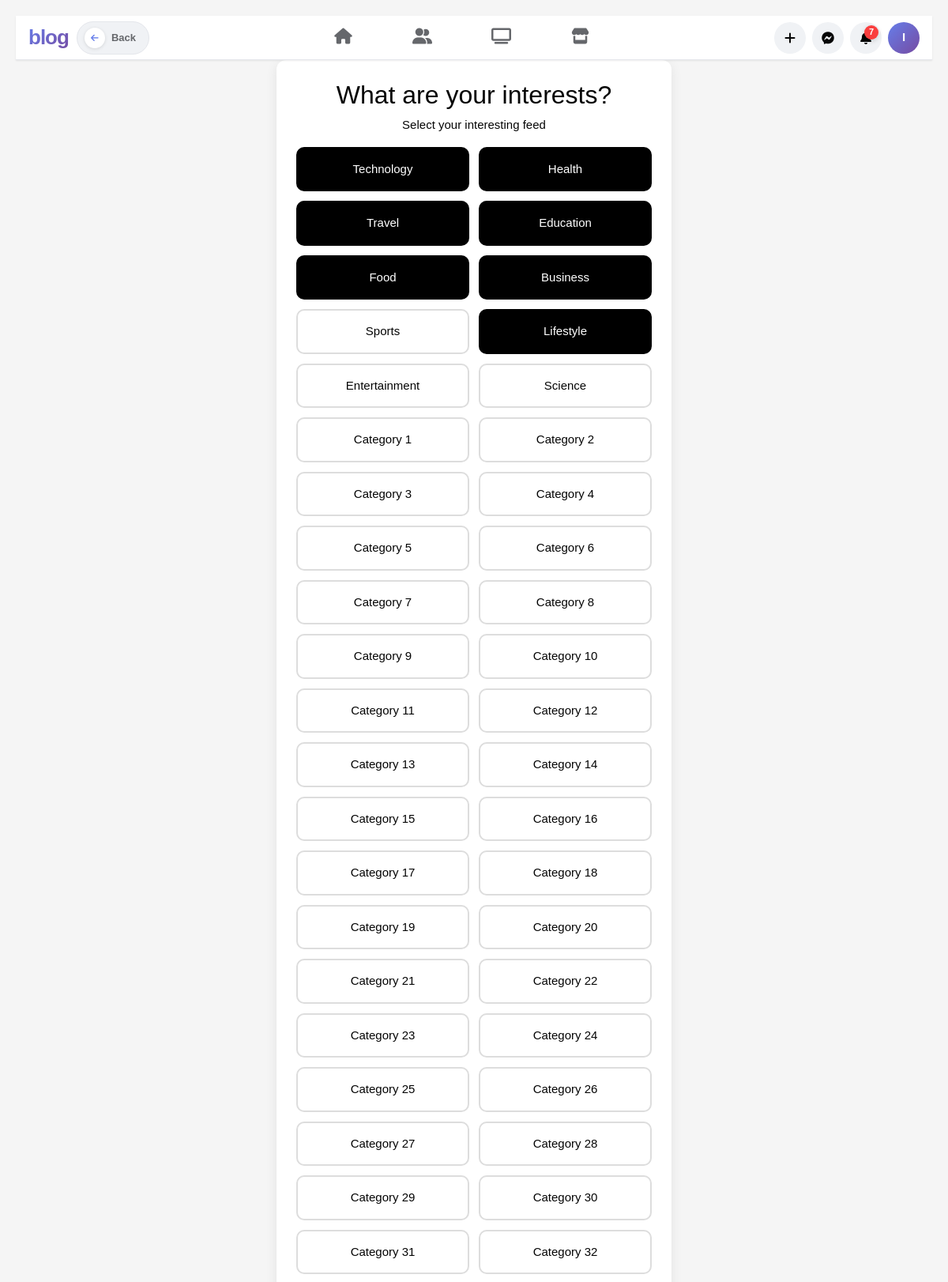
Screenshot of /interests/ (signed in, upper part) with the database file from the repository.
### blog/models.py (models this page shows)
class CustomUser(AbstractUser):
    email = models.EmailField(unique=True)

class Category(models.Model):
    name = models.CharField(max_length=200)
    posts = models.ManyToManyField(Post, related_name="categories", blank=True)
    def __str__(self):
        return self.name

### blog/views.py (the view)
# urls.py: path("interests/", select_interest_view, name="interests"),
@login_required
def select_interest_view(request):
    if request.method == "Post":
        form = InterestForm(request.POST)
        if form.is_valid():
            interests = form.cleaned_data["interests"]
            profile = request.user.profile
            profile.interested_in.set(interests)
            return redirect("blog:home")
    else:
        form = InterestForm({"interests": request.user.profile.interested_in.all()})
    return render(request, "interest/select_interest.html", {"form": form})

### blog/context_processors.py (called while the page is built)
def notifications_badge(request):
    if request.user.is_authenticated:
        cache_key = f"unread_notifications_{request.user.id}"
        unread_count = cache.get(cache_key)
        if unread_count is None:
            unread_count = Notification.objects.filter(
                user=request.user, is_read=False
            ).count()
            cache.set(cache_key, unread_count, 30)
    else:
        unread_count = 0
    return {"unread_notifications_count": unread_count}

def navbar_context(request):
    cache_key = "all_categories_navbar"
    all_categories = cache.get(cache_key)
    if all_categories is None:
        all_categories = list(Category.objects.all().order_by("name"))
        cache.set(cache_key, all_categories, 3600)
    selected_category_ids = []
    if request.GET:
        selected_category_ids = [
            int(id) for id in request.GET.getlist("categories") if id and id != "all"
        ]
    return {
        "all_categories": all_categories,
        "selected_category_ids": selected_category_ids,
    }

### templates/interest/select_interest.html (shortened to what this page needs)
{% extends "base.html" %}
{% block content %}
<!DOCTYPE html>
<html lang="en">
<head>
</head>
<body>
<div class="container">
    <h2>What are your interests?</h2>
    <p>Select your interesting feed</p>
    <form method="POST">
        <div class="interest-grid">
            {% for field in form %}
                {% for checkbox in field %}
                    <label class="interest-card">
                        <span>{{ checkbox.choice_label }}</span>
                    </label>
                {% endfor %}
            {% endfor %}
        </div>
        <br>
    </form>
</div>
</body>
</html>
{% endblock %}

### templates/base.html (shortened to what this page needs)
<!DOCTYPE html>
<html lang="en">
<head>
    <link rel="stylesheet" href="https://cdn.jsdelivr.net/npm/bootstrap@5.3.0/dist/css/bootstrap.min.css">
    <link rel="stylesheet" href="https://cdnjs.cloudflare.com/ajax/libs/font-awesome/6.4.0/css/all.min.css">
</head>
<body>
<nav class="fb-nav">
    <a href="{% url 'blog:filter_by_category' %}" class="fb-nav-brand">blog</a>
    <button onclick="history.back()" class="fb-back-btn" type="button" title="Go Back">
        <span class="back-icon"><i class="fas fa-arrow-left"></i></span>
        <span>Back</span>
    </button>
    <div class="fb-nav-tabs">
        <a href="{% url 'blog:home' %}"
           class="fb-nav-tab {% block nav_home %}{% endblock %}"
           title="Home">
            <i class="fas fa-home"></i>
        </a>
        <a href="{% url 'blog:friends_list' %}"
           class="fb-nav-tab {% block nav_friends %}{% endblock %}"
           title="Friends">
            <i class="fas fa-user-friends"></i>
        </a>
        <a href="#" class="fb-nav-tab" title="Watch"><i class="fas fa-tv"></i></a>
        <a href="#" class="fb-nav-tab" title="Marketplace"><i class="fas fa-store"></i></a>
    </div>
    <div class="fb-nav-actions">
        <a href="{% url 'blog:create_post' %}" class="fb-nav-btn" title="Create Post">
            <i class="fas fa-plus"></i>
        </a>
        <a href="#" class="fb-nav-btn" title="Messenger">
            <i class="fab fa-facebook-messenger"></i>
        </a>
        <a href="{% url 'blog:notifications_list' %}" class="fb-nav-btn" title="Notifications">
            {% if unread_notifications_count and unread_notifications_count > 0 %}
                <span class="notification-badge">{% if unread_notifications_count > 99 %}99+{% else %}{{ unread_notifications_count }}{% endif %}</span>
            {% endif %}
        </a>
        <a href="{% url 'blog:profile' %}" class="fb-nav-avatar" title="Profile">
            {{ request.user.username|first|upper }}
        </a>
    </div>
</nav>
{% block content %}{% endblock %}
</body>
</html>

### templates/base.html (style rules this page uses)
:root { --primary-color: #667eea; --secondary-color: #764ba2; --primary-gradient: linear-gradient(135deg, #667eea 0%, #764ba2 100%); --light-bg: #f0f2f5; --card-bg: #ffffff; --card-shadow: 0 1px 2px rgba(0,0,0,0.08); --hover-shadow: 0 2px 12px rgba(0,0,0,0.12); --border-color: #e4e6eb; --text-primary: #050505; --text-secondary: #65676b; --text-tertiary: #8a8d91; --action-hover: #f2f2f2; --success-color: #42b72a; --danger-color: #fa3e3e; }
* { box-sizing: border-box; margin: 0; padding: 0; }
body { background: var(--light-bg); font-family: -apple-system, BlinkMacSystemFont, 'Helvetica Neue', 'Segoe UI', Roboto, sans-serif; font-size: 15px; color: var(--text-primary); min-height: 100vh; }
.fb-nav { position: sticky; top: 0; z-index: 100; background: #fff; border-bottom: 1px solid var(--border-color); box-shadow: var(--card-shadow); height: 56px; display: flex; align-items: center; padding: 0 16px; gap: 10px; }
.fb-nav-brand { font-size: 26px; font-weight: 800; background: var(--primary-gradient); -webkit-background-clip: text; -webkit-text-fill-color: transparent; background-clip: text; letter-spacing: -1px; flex-shrink: 0; text-decoration: none; }
.fb-back-btn { display: flex; align-items: center; gap: 8px; background: var(--light-bg); border: 1.5px solid var(--border-color); border-radius: 22px; padding: 7px 16px 7px 9px; cursor: pointer; color: var(--text-secondary); font-size: 13px; font-weight: 600; font-family: inherit; transition: all 0.22s ease; text-decoration: none; white-space: nowrap; flex-shrink: 0; }
.fb-back-btn .back-icon { width: 26px; height: 26px; border-radius: 50%; background: white; display: flex; align-items: center; justify-content: center; font-size: 11px; color: var(--primary-color); transition: all 0.22s ease; box-shadow: 0 1px 4px rgba(0,0,0,0.12); flex-shrink: 0; }
.fb-nav-tabs { display: flex; align-items: center; flex: 1; justify-content: center; gap: 4px; }
.fb-nav-tab { display: flex; align-items: center; justify-content: center; width: 96px; height: 44px; border-radius: 8px; cursor: pointer; color: var(--text-secondary); transition: all 0.15s ease; font-size: 20px; text-decoration: none; border-bottom: 3px solid transparent; }
.fb-nav-actions { display: flex; align-items: center; gap: 8px; flex-shrink: 0; }
.fb-nav-btn { width: 40px; height: 40px; border-radius: 50%; background: var(--light-bg); border: none; cursor: pointer; color: var(--text-primary); font-size: 16px; display: flex; align-items: center; justify-content: center; transition: background 0.15s; text-decoration: none; position: relative; }
.fb-nav-avatar { width: 40px; height: 40px; border-radius: 50%; background: var(--primary-gradient); display: flex; align-items: center; justify-content: center; color: white; font-weight: 700; font-size: 15px; cursor: pointer; flex-shrink: 0; text-decoration: none; }
.notification-badge { position: absolute; top: 4px; right: 4px; min-width: 18px; height: 18px; padding: 0 5px; border-radius: 9px; background: var(--danger-color); color: white; font-size: 11px; font-weight: 700; display: inline-flex; align-items: center; justify-content: center; box-shadow: 0 2px 6px rgba(0,0,0,0.15); line-height: 1; }

### templates/interest/select_interest.html (style rules this page uses)
body { font-family: Arial, sans-serif; background: #f5f5f5; margin: 0; padding: 20px; }
.container { max-width: 500px; margin: auto; background: white; padding: 25px; border-radius: 12px; box-shadow: 0 4px 15px rgba(0,0,0,0.08); }
h2, p { text-align: center; }
.interest-grid { display: grid; grid-template-columns: repeat(2, 1fr); gap: 12px; margin-bottom: 20px; }
.interest-card { padding: 15px; border: 2px solid #ddd; border-radius: 10px; text-align: center; cursor: pointer; transition: 0.2s; }
.interest-card:has(input:checked) { background: black; color: white; border-color: black; }

### rows the page displays
CustomUser: user.username|first "I"
Category: choice_label "Technology"
Category: choice_label "Health"
Category: choice_label "Travel"
Category: choice_label "Education"
Category: choice_label "Food"
Category: choice_label "Business"
Category: choice_label "Sports"
Category: choice_label "Lifestyle"
Category: choice_label "Entertainment"
Category: choice_label "Science"
Category: choice_label "Category 1"
Category: choice_label "Category 2"
Category: choice_label "Category 3"
Category: choice_label "Category 4"
Category: choice_label "Category 5"
Category: choice_label "Category 6"
Category: choice_label "Category 7"
Category: choice_label "Category 8"
Category: choice_label "Category 9"
Category: choice_label "Category 10"
Category: choice_label "Category 11"
Category: choice_label "Category 12"
Category: choice_label "Category 13"
Category: choice_label "Category 14"
Category: choice_label "Category 15"
Category: choice_label "Category 16"
Category: choice_label "Category 17"
Category: choice_label "Category 18"
Category: choice_label "Category 19"
Category: choice_label "Category 20"
Category: choice_label "Category 21"
Category: choice_label "Category 22"
Category: choice_label "Category 23"
Category: choice_label "Category 24"
Category: choice_label "Category 25"
Category: choice_label "Category 26"
Category: choice_label "Category 27"
Category: choice_label "Category 28"
Category: choice_label "Category 29"
Category: choice_label "Category 30"
Category: choice_label "Category 31"
Category: choice_label "Category 32"

### other values shown
{{ unread_notifications_count }} "7"
